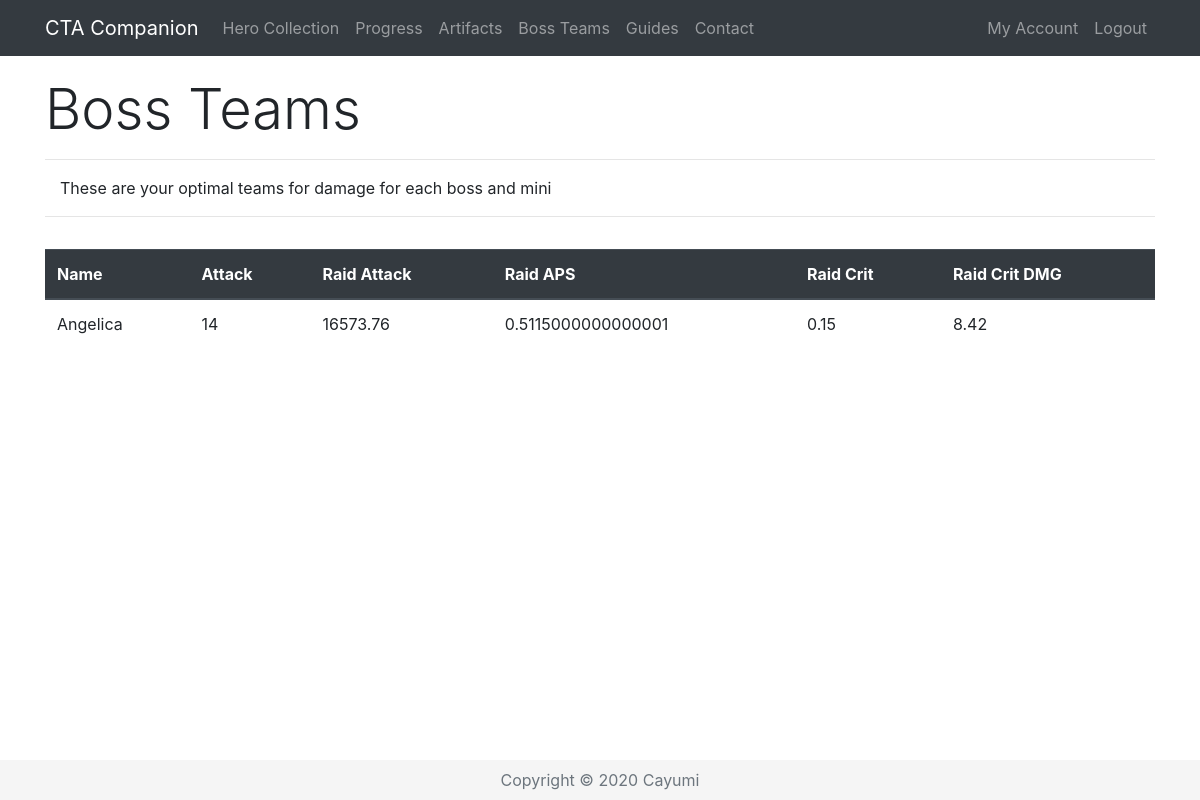
The page /bossTeam/Cayumi (signed in) on the database as committed earlier.
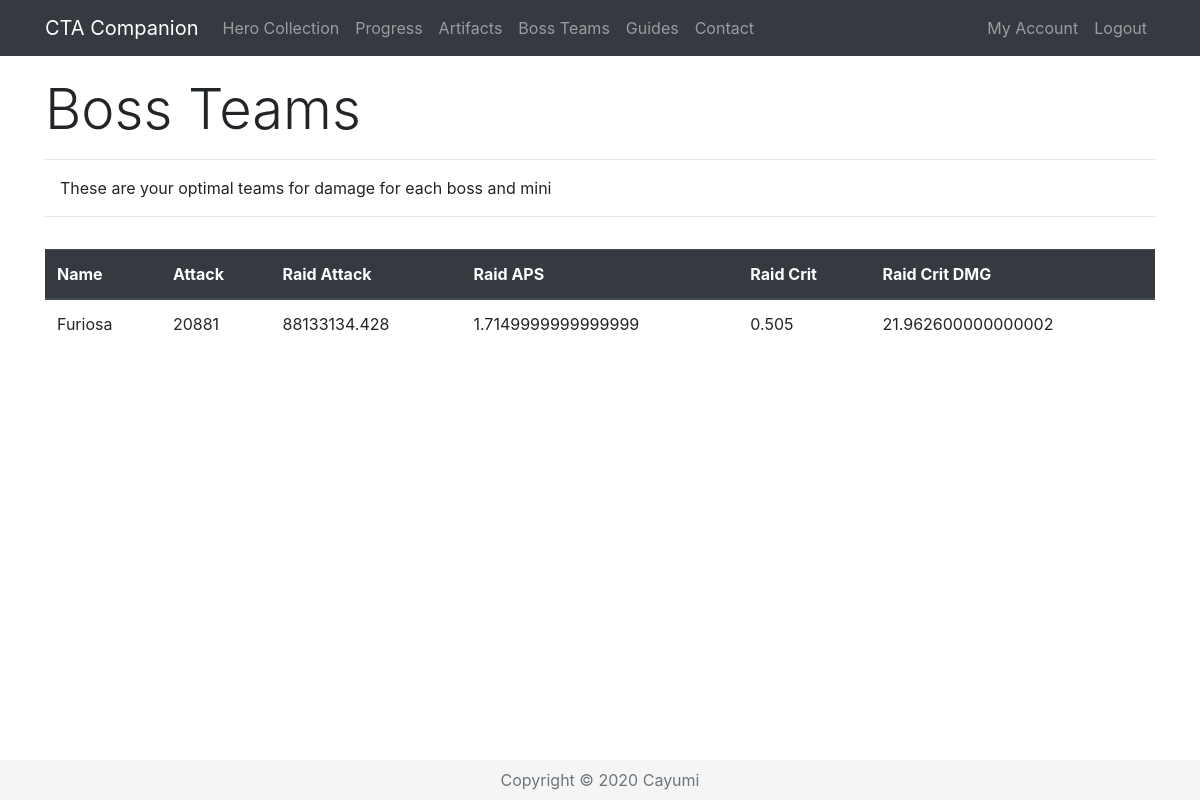
The same page on the database as committed later.
### app/models.py (models this page shows, shortened)
class Base(db.Model):
    id = db.Column(db.Integer, primary_key=True)
    name = db.Column(db.String(32), index=True, unique=True)
    nameSafe = db.Column(db.String(32), index=True, unique=True)
    job = db.Column(db.String(16), index=True)
    rarity = db.Column(db.String(16), index=True)
    element = db.Column(db.String(16), index=True)
    gender = db.Column(db.String(16), index=True)
    crusher = db.Column(db.Integer, index=True)
    fly = db.Column(db.Integer, index=True)
    blitz = db.Column(db.Integer, index=True)
    atk = db.Column(db.Integer, index=True)
    hp = db.Column(db.Integer, index=True)
    defense = db.Column(db.Integer, index=True)
    crit = db.Column(db.Integer, index=True)
    critDmg = db.Column(db.Integer, index=True)
    movespeed = db.Column(db.Integer, index=True)
    aps = db.Column(db.Integer, index=True)
    arange = db.Column(db.Integer, index=True)
    resistance = db.Column(db.Integer, index=True)
    frenzy = db.Column(db.Integer, index=True)
    dodge = db.Column(db.Integer, index=True)
    stun = db.Column(db.Integer, index=True)
    stunTime = db.Column(db.Integer, index=True)
    aoe = db.Column(db.Integer, index=True)
    ult = db.Column(db.Integer, index=True)
    kshp = db.Column(db.Integer, index=True)
    gold = db.Column(db.Integer, index=True)
    freeze = db.Column(db.Integer, index=True)
    freezeTime = db.Column(db.Integer, index=True)
    freezeDmg = db.Column(db.Integer, index=True)
    burn = db.Column(db.Integer, index=True)
    burnTime = db.Column(db.Integer, index=True)
    burnDmg = db.Column(db.Integer, index=True)
    poison = db.Column(db.Integer, index=True)
    poisonTime = db.Column(db.Integer, index=True)
    poisonDmg = db.Column(db.Integer, index=True)
    sp2 = db.Column(db.Integer, index=True)
    sp2num = db.Column(db.Integer, index=True)
    buffElement = db.Column(db.String(16), index=True)
    buffType = db.Column(db.Integer, index=True)
    buffStat = db.Column(db.String(16), index=True)
    buff = db.Column(db.Integer, index=True)
    heroes = db.relationship('Hero', backref='baseStats', lazy='dynamic')

class Hero(db.Model):
    id = db.Column(db.Integer, primary_key=True)
    level = db.Column(db.Integer, index=True)
    awaken = db.Column(db.Integer, index=True)
    wpn = db.Column(db.Integer, index=True)
    medals = db.Column(db.Integer, index=True)
    runedAtk = db.Column(db.Integer, index=True)
    runedHp = db.Column(db.Integer, index=True)
    runedDef = db.Column(db.Integer, index=True)
    runedAps = db.Column(db.Integer, index=True)
    runedCrit = db.Column(db.Integer, index=True)
    runedCritDmg = db.Column(db.Integer, index=True)
    user_id = db.Column(db.Integer, db.ForeignKey('user.id'))
    base_id = db.Column(db.Integer, db.ForeignKey('base.id'))
    def atk(self):
        runedAttack = self.runedAtk
        base = self.baseStats.atk
        level = self.level
        awaken = self.awaken
        atk = int(base * (2 ** (level - 1)) * (1.5 ** awaken))
        runedAtk = atk + (atk * (runedAttack / 100))
        return int(runedAtk)
    def raidAtk(self, art, buff):
        runedAttack = self.runedAtk
        base = self.baseStats.atk
        level = self.level
        awaken = self.awaken
        atk = base * (2 ** (level - 1)) * (1.5 ** awaken)
        atk *= self.baseStats.crusher
        runedAtk = atk + (atk * ((runedAttack+art+buff) / 100))
        return runedAtk
    def raidAps(self, art, buff):
        runedAps = self.runedAps
        base = self.baseStats.aps
        runedAps = base + (base * ((runedAps+art+buff) / 100))
        return runedAps
    def raidCrit(self, art):
        runedCrit = self.runedCrit
        base = self.baseStats.crit
        return (base + runedCrit + art)/100
    def raidCritDmg(self, art, buff):
        runedDmg = self.runedCritDmg
        base = self.baseStats.critDmg
        return (base + runedDmg + art + buff)/100

class ArtBase(db.Model):
    id = db.Column(db.Integer, primary_key=True)
    star = db.Column(db.Integer, index=True)
    name = db.Column(db.String(32), index=True)
    atk = db.Column(db.Integer, index=True)
    atkLevel = db.Column(db.Integer, index=True)
    critDmg = db.Column(db.Integer, index=True)
    critDmgLevel = db.Column(db.Integer, index=True)
    element = db.Column(db.String(16), index=True)
    artifacts = db.relationship('Artifact', backref='artBase', lazy='dynamic')

class Artifact(db.Model):
    id = db.Column(db.Integer, primary_key=True)
    level = db.Column(db.Integer, default=0, index=True)
    type = db.Column(db.String(16), index=True)
    user_id = db.Column(db.Integer, db.ForeignKey('user.id'))
    artbase_id = db.Column(db.Integer, db.ForeignKey('art_base.id'))

### app/routes.py (the view)
@app.route('/bossTeam/<username>')
@login_required
def bossTeam(username):
    user = User.query.filter_by(username=username).first_or_404()
    heroes = Hero.query.filter_by(player=user).filter(Hero.level > 0)
    return render_template('bossTeam.html', user=user, title='Boss Teams', heroes=heroes, kraken=kraken,
                           undeadsam=undeadsam, fw=fw)

### app/models.py (called while the page is built)
@login.user_loader
def load_user(id):
    return User.query.get(int(id))

    def artCrit(self):
        arts = self.artifacts
        crit = 0
        Phoenix = 0  # 34, 35, 36
        Efreeti = 0  # 37, 38, 39
        for i in arts:
            if i.artbase_id == 34 or i.artbase_id == 35 or i.artbase_id == 36:
                Phoenix += 1
            elif i.artbase_id == 37 or i.artbase_id == 38 or i.artbase_id == 39:
                Efreeti += 1
        if Phoenix == 3:
            crit += 15
        if Efreeti == 3:
            crit += 10
        return crit

    def artCritDmg(self, element):
        arts = self.artifacts
        critDmg = 0
        for i in arts:
            if i.artBase.element == element or i.artBase.element == "All":
                critDmg += i.artBase.critDmg + ((i.level - 1) * i.artBase.critDmgLevel)
        return int(round(critDmg, 0))

### app/templates/bossTeam.html
{% extends "base.html" %}
{% block content %}
 <div class="row pt-3">
    <div class="col-lg-12">
      <h1 class="display-4">Boss Teams</h1>
      <hr>
      <p class="instructions">These are your optimal teams for damage for each boss and mini</p>
      <hr>
    </div>
 </div>
<div class="row pt-3">
    <div class="col-lg-12">
        <table class="table">
            <thead class="thead-dark">
            <tr>
                <th>Name</th>
                <th>Attack</th>
                <th>Raid Attack</th>
                <th>Raid APS</th>
                <th>Raid Crit</th>
                <th>Raid Crit DMG</th>
            </tr>
            </thead>
<tr>
                <td>{{ heroes[0].baseStats.name}}</td>
                <td>{{ heroes[0].atk()}}</td>
                <td>{{ heroes[0].raidAtk(user.artAtk(heroes[0].baseStats.element), 0)}}</td>
                <td>{{ heroes[0].raidAps(user.artAps(), 20)}}</td>
                <td>{{ heroes[0].raidCrit(user.artCrit())}}</td>
                <td>{{ heroes[0].raidCritDmg(user.artCritDmg(heroes[0].baseStats.element), 0)}}</td>
            </tr>
        </table>
    </div>
 </div>
{% endblock %}

Rows that differ between the two databases and show on the page:
no longer on this page (row unchanged): Base: name "Angelica", element.element "16573.76", element.level "8.42"
no longer on this page (row edited): Hero: runedAtk+level+awaken "14"
no longer on this page (row unchanged): Artifact: artbase "0.15"
now on this page (row unchanged): Base: name "Furiosa", element.atk "88133134.428", element.critDmgLevel "21.962600000000002"
now on this page (row unchanged): Hero: runedAtk+level+awaken "20881"
Other text that changed with them:
{{ heroes[0].raidAps(user.artAps(), 20) }}: "0.5115000000000001" → "1.7149999999999999"
{{ heroes[0].raidCrit(user.artCrit()) }}: (not shown) → "0.505"
